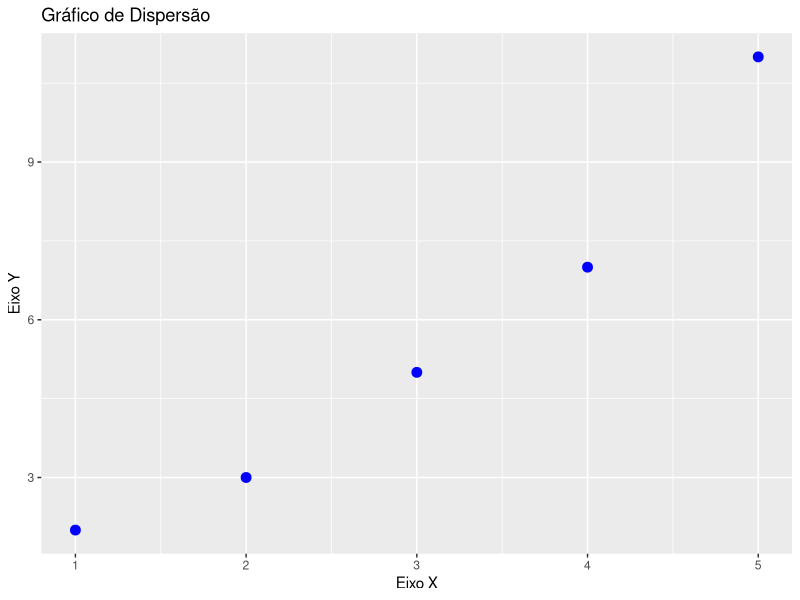
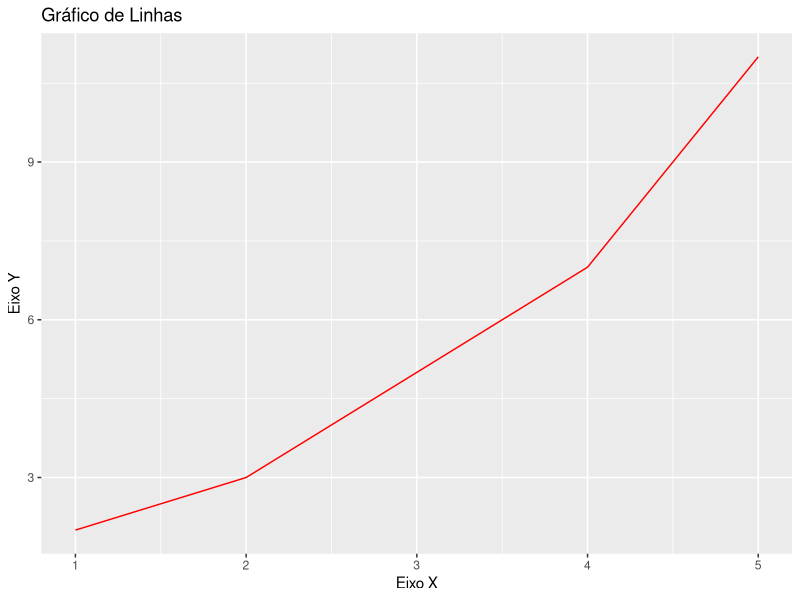
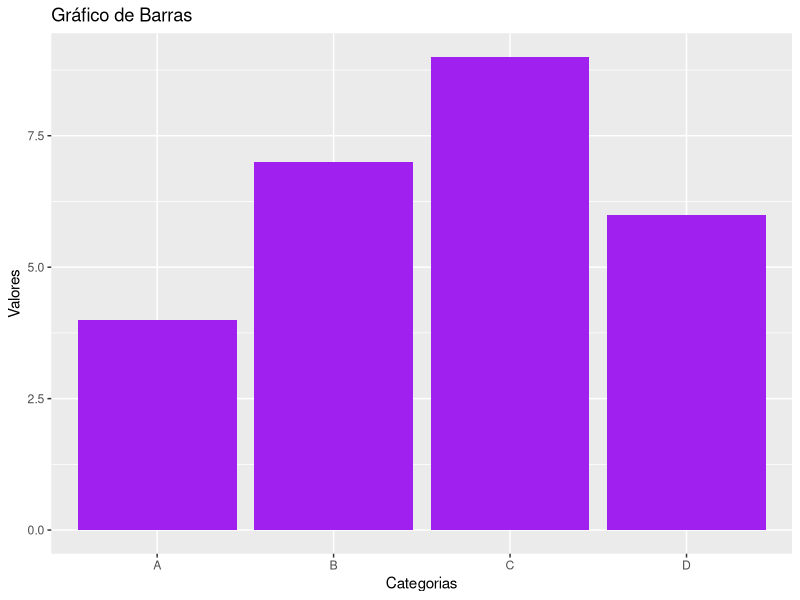
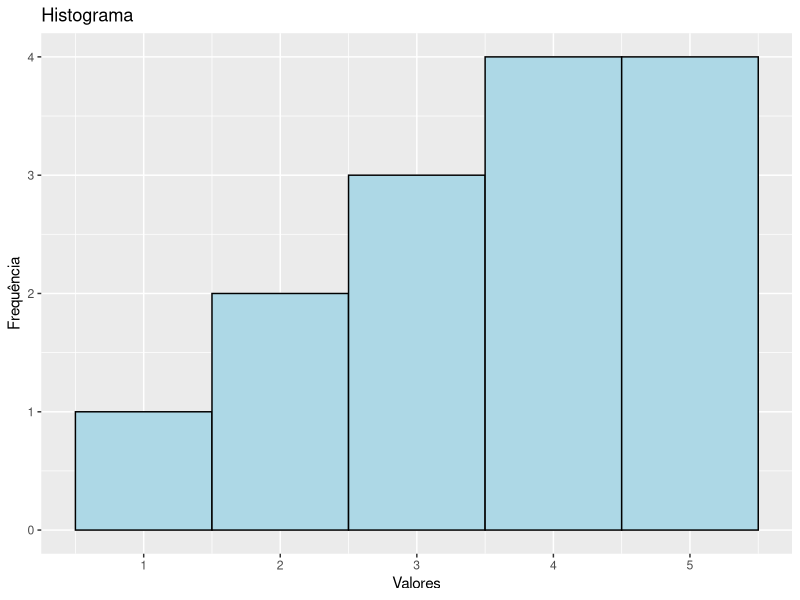
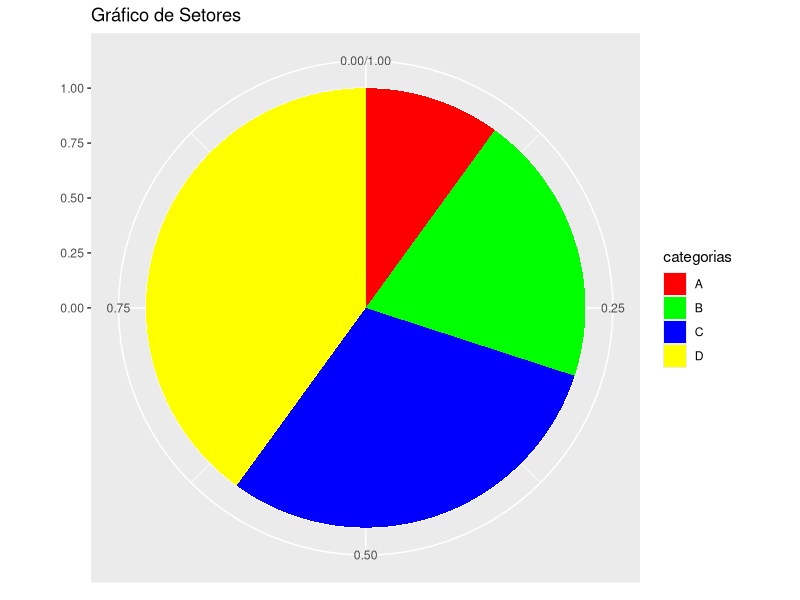

Source code (R) for these figures, in order:
# =======================================================================
#              GGPLOT : NOVAS VISUALIZAÇÕES PARA OS GRÁFICOS
# =======================================================================
#
# Por mais que o R possa ter uma forma nativa de fazer gráficos, eles
# não entregam uma estética tão elevada nem permitem um rigor mais rebuscado.
# Com isso, podemos contar com a poderosa e flexível biblioteca ggplot2!
#
# INSTALAÇÃO
# Caso ainda não tenha ggplot2 instalada, rode o seguinte comando:
# install.packages("ggplot2")
#
# Após a instalação, carregue a biblioteca com o comando abaixo:

    
    # ===================================================================
                              library(ggplot2)
    # ===================================================================
    #
    # Usaremos a ggplot2 para criar diferentes tipos de gráficos
    #
    
    # Criando valores de exemplo para os gráficos:
    #
      dados_disp <- data.frame(x = c(1, 2, 3, 4, 5), y = c(2, 3, 5, 7, 11))
    #
    # =============
    #
    # 2.A) Gráfico de Dispersão
    #
      ggplot(dados_disp, aes(x = x, y = y)) +
        geom_point(color = "blue", size = 3) +      # Adiciona pontos de cor azul
        labs(title = "Gráfico de Dispersão",        # Título do gráfico
             x = "Eixo X",                          # Rótulo do eixo X
             y = "Eixo Y")                          # Rótulo do eixo Y
    #
    # =============
    #
    # 2.B) Gráfico de Linhas
    #
      ggplot(dados_disp, aes(x = x, y = y)) +
        geom_line(color = "red") +                  # Adiciona uma linha vermelha
        labs(title = "Gráfico de Linhas", 
             x = "Eixo X", 
             y = "Eixo Y")
    #
    # =============
    #
    # 2.C) Gráfico de Barras
    #
      dados_bar <- data.frame(categorias = c("A", "B", "C", "D"),
                              valores = c(4, 7, 9, 6))
    #
      ggplot(dados_bar, aes(x = categorias, y = valores)) +
        geom_bar(stat = "identity", # Usa valores diretamente para altura das barras
                 fill = "purple") + 
        labs(title = "Gráfico de Barras", 
             x = "Categorias", 
             y = "Valores")
    #
    # =============
    #
    # 2.D) Histograma
    #
      dados_hist <- data.frame(valores = c(1, 2, 2, 3, 3, 3, 4, 4, 4, 4, 5, 5, 5, 5))
    #
      ggplot(dados_hist, aes(x = valores)) +
        geom_histogram(binwidth = 1,        # Define largura das barras
                       fill = "lightblue",
                       color = "black") +  
        labs(title = "Histograma", 
             x = "Valores", 
             y = "Frequência")
    #
    # =============
    #
    # 2.E) Gráfico de Setores (Pizza)
    #
    # Curiosidade sobre! O ggplot2 foi projetado para visualizações baseadas
    # em coordenadas cartesianas (como gráficos de barras, linhas e dispersão),
    # por isso não tem uma função de gráfico de pizza dedicada.
    # Porém!!!!, ao transformar um gráfico de barras em coordenadas polares,
    # conseguimos criar um gráfico de pizza bem customizável hehehe.
    #
      dados_pizza <- data.frame(
        categorias = c("A", "B", "C", "D"),
        valores = c(10, 20, 30, 40)
      )
    #
    # Calculando proporções e posições para o gráfico de setores
      dados_pizza$fracao <- dados_pizza$valores / sum(dados_pizza$valores)
      dados_pizza$ymax <- cumsum(dados_pizza$fracao)
      dados_pizza$ymin <- c(0, head(dados_pizza$ymax, n = -1))
      
    # Criando o gráfico de setores
      ggplot(dados_pizza,
             aes(ymin = ymin,
                 ymax = ymax,
                 xmin = 0,
                 xmax = 1,
                 fill = categorias)) +
      geom_rect() +                              # Desenha as fatias
      coord_polar(theta = "y") +                 # Converte para coordenadas polares
      labs(title = "Gráfico de Setores") +       # Título do gráfico
      scale_fill_manual(values = c("red", "green", "blue", "yellow")) 
    #
    # =============
